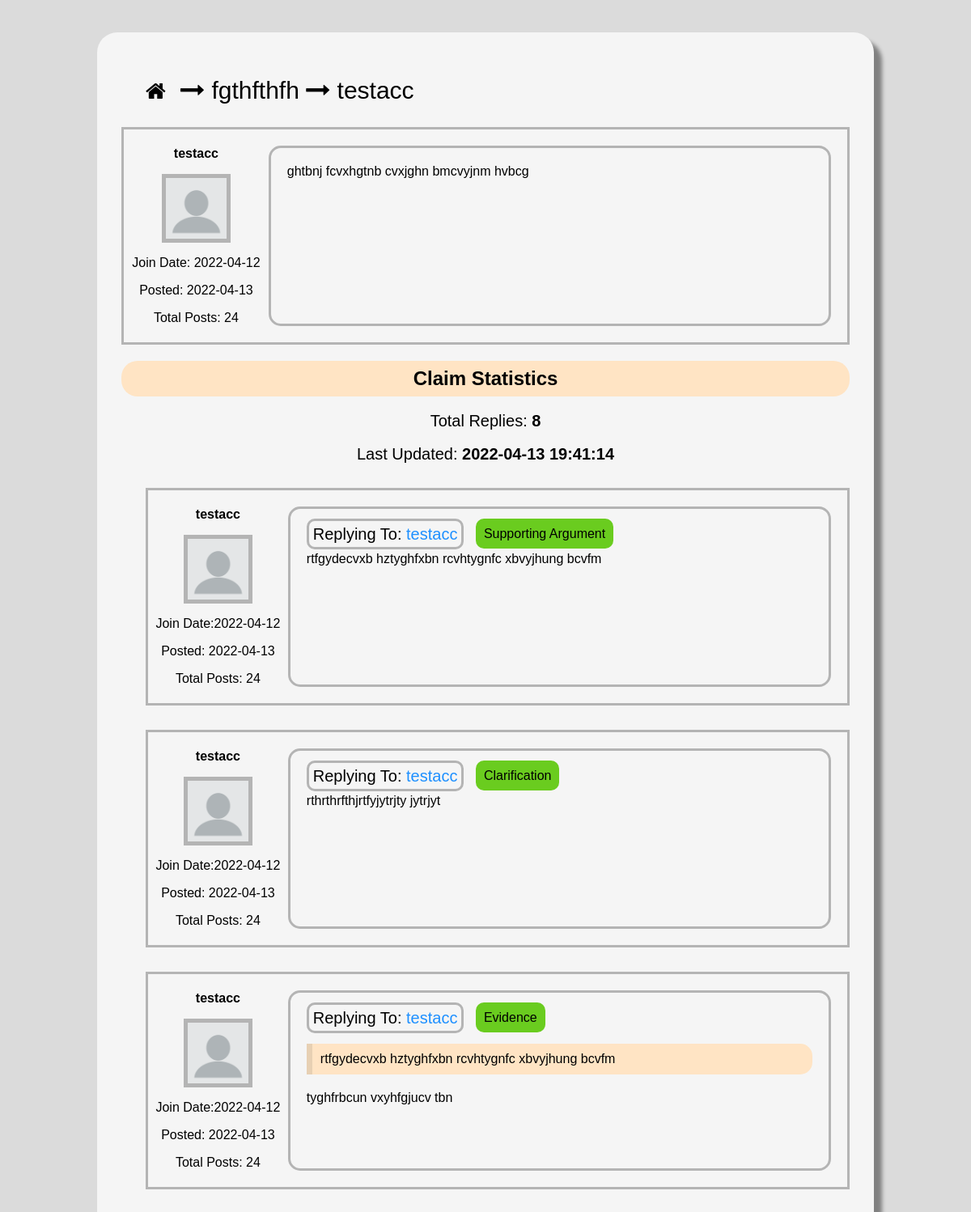
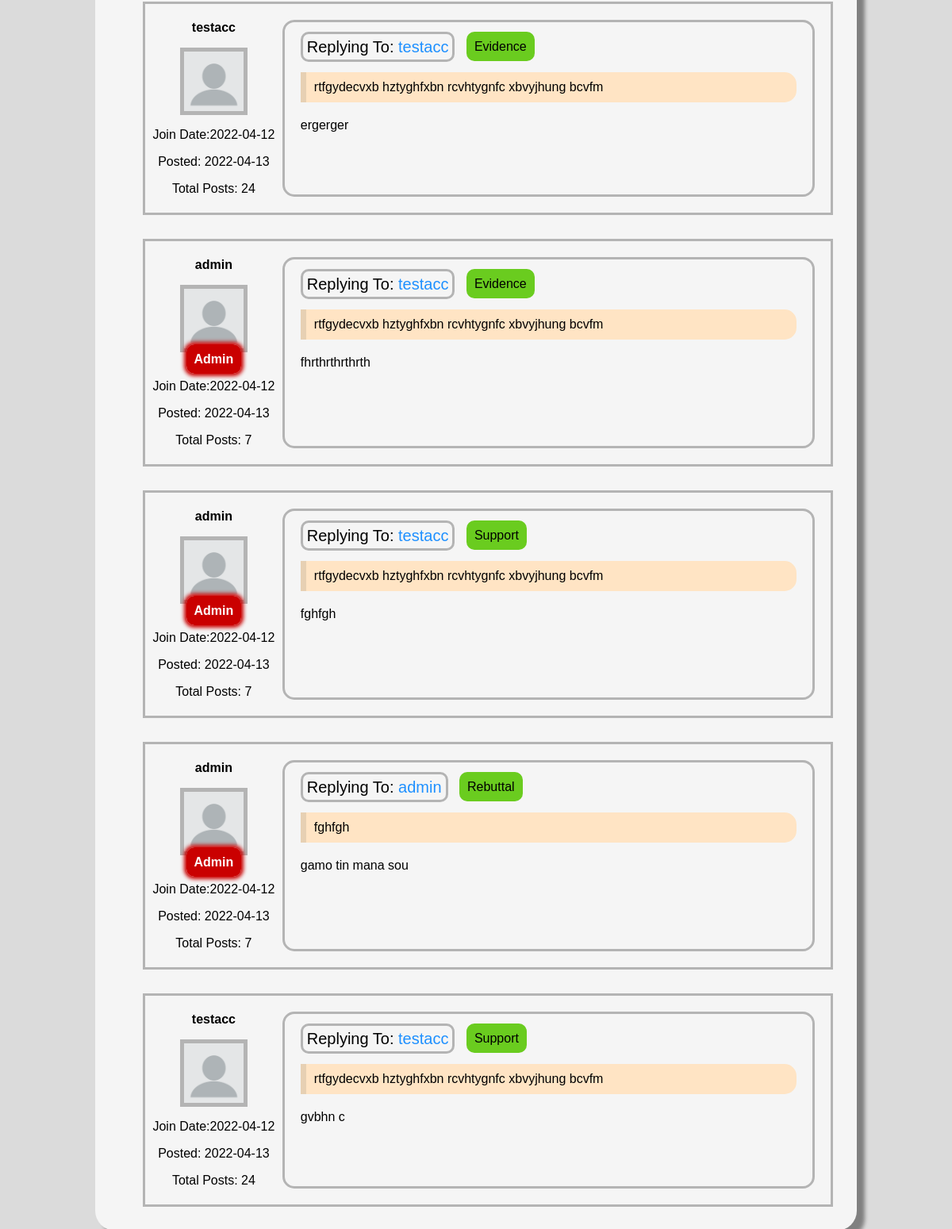
Screenshot of /6/11 with the database file from the repository (2 pictures, top to bottom).
### tables this page shows
CREATE TABLE topic (
    topicID INTEGER NOT NULL PRIMARY KEY AUTOINCREMENT,
    topicName TEXT NOT NULL,
    postingUser INTEGER REFERENCES user(userID) ON DELETE SET NULL ON UPDATE CASCADE,
    creationTime INTEGER NOT NULL,
    updateTime INTEGER NOT NULL
);

CREATE TABLE user (
    userID INTEGER NOT NULL PRIMARY KEY AUTOINCREMENT,
    userName TEXT NOT NULL,
    passwordHash BLOB NOT NULL,
    isAdmin BOOLEAN NOT NULL,
    creationTime INTEGER NOT NULL,
    lastVisit INTEGER NOT NULL
);

CREATE TABLE claim (
    claimID INTEGER NOT NULL PRIMARY KEY AUTOINCREMENT,
    topic INTEGER NOT NULL REFERENCES topic(topicID) ON DELETE CASCADE ON UPDATE CASCADE,
    postingUser INTEGER REFERENCES user(userID) ON DELETE SET NULL ON UPDATE CASCADE,
    creationTime INTEGER NOT NULL,
    updateTime INTEGER NOT NULL,
    text TEXT NOT NULL
);

CREATE TABLE replyToClaimType (
    claimReplyTypeID INTEGER NOT NULL PRIMARY KEY AUTOINCREMENT,
    claimReplyType TEXT NOT NULL
);

CREATE TABLE replyText (
    replyTextID INTEGER NOT NULL PRIMARY KEY AUTOINCREMENT,
    postingUser INTEGER REFERENCES user(userID) ON DELETE SET NULL ON UPDATE CASCADE,
    creationTime INTEGER NOT NULL,
    text TEXT NOT NULL
);

CREATE TABLE replyToReplyType (
    replyReplyTypeID INTEGER NOT NULL PRIMARY KEY AUTOINCREMENT,
    replyReplyType TEXT NOT NULL
);

### server.py (the view)
@app.route('/<topicId>/<claimId>', methods=["GET"])
def displayClaim(topicId, claimId):
    if not isTopicIdValid(topicId):
        return NotFoundMessage("Topic")
    if not isClaimIdValid(claimId):
        return NotFoundMessage("Claim")
    if not isTopicRelatedToClaim(topicId, claimId):
        return NotFoundMessage("Claim is not related to that topic")
    if isUserLoggedIn():
        loggedIn = True
    else:
        loggedIn = False
    db = sqlite3.connect(PATH)
    cursor = db.cursor()
    claim = cursor.execute(
        "select postingUser, text, creationTime from claim where claimID=?", (claimId,))
    for row in claim:
        userId = row[0]
        claimText = row[1]
        creationTime = row[2]
    class Topic:
        TopicId = topicId
        TopicName = getTopicName(TopicId)
    class Claim:
        Username = getUsername(userId)
        ClaimId = claimId
        ClaimText = claimText
        JoinDate = getUserJoinDate(userId)
        ClaimPostDate = convertJulianTime(creationTime, "DATE")
        TotalPosts = getUserTotalPosts(userId)
        IsAdmin = isAdmin(userId)
        LastUpdateTime = getClaimLastUpdateTime(ClaimId)
    db.close()
    return render_template("Claim.html", topic=Topic, claim=Claim, replies=getAllReplies(claimId), loggedIn=loggedIn)

### server.py (called while the page is built)
def isUserLoggedIn():
    if session.get("userID"):
        return True
    return False

def getUsername(id):
    db = sqlite3.connect(PATH)
    cursor = db.cursor()
    user = cursor.execute(
        "select userName from user where userID=?", (id,))
    for row in user:
        username = row[0]
    db.close()
    return username

def isAdmin(id):
    db = sqlite3.connect(PATH)
    cursor = db.cursor()
    user = cursor.execute(
        "select isAdmin from user where userID=?", (id,))
    for row in user:
        if row[0] == True:
            return True
        return False

def getUserJoinDate(id):
    db = sqlite3.connect(PATH)
    cursor = db.cursor()
    date = cursor.execute(
        "select creationTime from user where userID=?", (id,))
    for row in date:
        return convertJulianTime(row[0], "DATE")
    return "User doesn't exist"

def getUserTotalPosts(id):
    db = sqlite3.connect(PATH)
    cursor = db.cursor()
    amount = cursor.execute(
        "select count(*) from replyText where postingUser=?", (id,))
    for row in amount:
        return row[0]
    return -1

def getParentDetails(replyId):
    db = sqlite3.connect(PATH)
    cursor = db.cursor()
    parent = cursor.execute(
        "select parent from replyToReply where reply=?", (replyId,))
    for row in parent:
        parentId = row[0]
    parentDetails = cursor.execute(
        "select * from replyText where replyTextID=?", (parentId,))
    for row in parentDetails:
        class Parent:
            Id = row[0]
            UserId = row[1]
            CreatedAt = row[2]
            Text = row[3]
        return Parent
    return "PARENT NOT FOUND"

def isTopicIdValid(id):
    db = sqlite3.connect(PATH)
    cursor = db.cursor()
    topic = cursor.execute("select * from topic where topicID=?", (id,))
    for row in topic:
        db.close()
        return True
    db.close()
    return False

def getTopicName(id):
    db = sqlite3.connect(PATH)
    cursor = db.cursor()
    topic = cursor.execute(
        "select topicName from topic where topicID=?", (id,))
    for row in topic:
        db.close()
        return row[0]
    db.close()
    return "NULL"

def getClaimLastUpdateTime(claimId):
    db = sqlite3.connect(PATH)
    cursor = db.cursor()
    date = cursor.execute(
        "select updateTime from claim where claimID=?", (claimId,))
    for row in date:
        return convertJulianTime(row[0], "FULL")

### templates/Claim.html (shortened to what this page needs)
<!DOCTYPE html>
<html>
<head>
    <link rel="stylesheet" type="text/css" href="{{ url_for('static', filename='CSS/global.css') }}">
    <link rel="stylesheet" type="text/css"
        href="https://stackpath.bootstrapcdn.com/font-awesome/4.7.0/css/font-awesome.min.css">
</head>
<body>
    <div class="forumsContainer">
        <div id="forumHierarchy" class="flex-container-space-between">
            <div>
                <button id="homeBtn" onclick="location.href='/'" class="forumHierarchyButton">
                    <i class="fa fa-home fa-2x" aria-hidden="true"></i>
                </button>
                <i class="fa fa-long-arrow-right" aria-hidden="true"></i>
                <span style="cursor: pointer;" onclick="location.href='/{{ topic.TopicId }}'">{{ topic.TopicName
                    }}</span>
                <i class="fa fa-long-arrow-right" aria-hidden="true"></i>
                <span>{{ claim.Username }}</span>
            </div>
            <div style="background-color: var(primary); border-radius: 15px; padding: 10px;">
            </div>
        </div>
        <div id="{{ claim.ClaimId }}" class="grid-container">
            <div class="userInfo">
                <p><b>{{ claim.Username }}</b></p>
                <img class="userProfile" src="{{ url_for('static', filename='Resources/Images/default_user.png') }}">
                <p>Join Date: {{ claim.JoinDate }}</p>
                <p>Posted: {{ claim.ClaimPostDate }}</p>
                <p>Total Posts: {{ claim.TotalPosts }}</p>
            </div>
            <div style="border-radius: 15px; width: auto;" class="claimTextContainer">
                <p class="claimText">{{ claim.ClaimText }}</p>
            </div>
        </div>
        <div style="text-align: center;">
            <h2 class="statisticsTitle">Claim Statistics</h2>
            <div style="text-align: center;">
                <span class="statisticsText">Total Replies: <b>{{ replies|length }}</b></span>
                <br>
                <br>
                <span class="statisticsText">Last Updated: <b>{{ claim.LastUpdateTime }}</b></span>
            </div>
        </div>
        {% for reply in replies %}
        <div id="reply_{{ reply.Id }}" style="margin-left: 30px; margin-top: 30px;" class="grid-container">
            <div class="userInfo">
                <p><b>{{ reply.Username }}</b></p>
                <img class="userProfile" src="{{ url_for('static', filename='Resources/Images/default_user.png') }}">
                {% if reply.IsAdmin == True %}
                <br>
                <span class="adminLabel"><b>Admin</b></span>
                <br>
                {% endif %}
                <p>Join Date:{{ reply.JoinDate }}</p>
                <p>Posted: {{ reply.ReplyPostDate }}</p>
                <p>Total Posts: {{ reply.TotalPosts }}</p>
            </div>
            <div style="border-radius: 15px; width: auto;" class="claimTextContainer">
                <div style="margin-bottom: 10px;" class="flex-container-space-between">
                    <div>
                        {% if reply.isReplyToReply == True %}
                        <span class="replyingTo">Replying To: <a onclick="moveTo('reply_{{ reply.ReplyingToId }}')">{{
                                reply.ReplyingToUsername }}</a></span>
                        {% else %}
                        <span class="replyingTo">Replying To: <a onclick="moveTo('{{ claim.ClaimId }}')">{{
                                claim.Username }}</a></span>
                        {% endif %}
                        <span style="margin-left: 10px;" class="replyTypeLabel">{{ reply.ReplyType }}</span>
                    </div>
                </div>
                {% if reply.isReplyToReply == True %}
                <div class="quoteReply">{{ reply.ReplyingToText }}</div>
                {% endif %}
                <p class="claimText">{{ reply.Text }}</p>
            </div>
        </div>
        {% endfor %}
    </div>
</body>
</html>

### static/CSS/global.css (style rules this page uses)
:root { --primary: #8B21DE; --secondary: #6acc1f; --third: #8290a2; --background: rgb(219, 219, 219); --background2: whitesmoke; --text: black; --text2: white; --icon: black; --icon2: white; --form: whitesmoke; --highlight: rgb(223, 223, 223); --border: rgb(180, 180, 180); --link: dodgerblue; --containerShadow: gray; --admin:rgb(202, 0, 0); }
#forumHierarchy { color: var(--text); vertical-align: middle; margin: 20px; font-size: 30px; }
body { font-family: Helvetica, sans-serif; background-color: var(--background); margin: 0; padding: 0; }
h1, h2, h3, h4, h5, h6, p, span, small { color: var(--text); }
a { color: var(--link); cursor: pointer; }
.forumsContainer { background-color: var(--background2); border-radius: 25px; box-shadow: 10px 10px 5px var(--containerShadow); padding: 30px; margin-top: 40px; margin-left: 10%; margin-right: 10%; margin-bottom: 20px; }
.forumHierarchyButton { color: var(--icon); background-color: transparent; border: none; cursor: pointer; padding: 10px; }
.flex-container-space-between { display: flex; justify-content: space-between; align-items: center; }

### templates/Claim.html (style rules this page uses)
.replyTypeLabel { background-color: var(--secondary); color: var(--text); padding: 10px; border-radius: 10px; overflow-wrap: break-word; }
.quoteReply { color: var(--text); background-color: bisque; border-left: 7px solid rgb(231, 208, 179); border-bottom-right-radius: 15px; border-top-right-radius: 15px; padding: 10px; margin-top: 20px; margin-bottom: 20px; white-space: pre-wrap; overflow-wrap: break-word; }
.adminLabel { color: var(--text2); background-color: var(--admin); box-shadow: 0 0 5px 3px var(--admin); border-radius: 10px; padding: 10px; margin-left: 20px; margin-right: 20px; }
.userProfile { vertical-align: top; border: 5px solid var(--border); max-width: 75px; max-height: 75px; width: auto; height: auto; }
.userInfo { color: var(--text); text-align: center; margin: 5px; }
.claimTextContainer { border: 3px solid var(--border); vertical-align: top; margin-top: 20px; margin-right: 20px; margin-bottom: 20px; padding: 20px; width: 30%; }
.claimText { color: var(--text); vertical-align: middle; margin: auto; white-space: pre-wrap; overflow-wrap: break-word; font-size: 16px; }
.replyingTo { color: var(--text); border: 3px solid var(--border); border-radius: 10px; vertical-align: middle; text-align: center; padding: 5px; font-size: 20px; }
.statisticsTitle { background-color: bisque; width: auto; padding: 8px; border-radius: 20px; }
.statisticsText { color: black; font-size: 20px; }
.grid-container { border: 3px solid var(--border); display: grid; grid-template-columns: 20% 80%; }

### rows the page displays
topic: TopicName "fgthfthfh"
user: Username "testacc", Username "testacc" "testacc" "testacc" "testacc" "testacc", Username "testacc" "testacc", ReplyingToUsername "testacc" "testacc" "testacc" "testacc" "testacc"
claim: ClaimText "ghtbnj fcvxhgtnb cvxjghn bmcvyjnm hvbcg"
replyToClaimType: ReplyType "Supporting Argument"
replyText: Text "rtfgydecvxb hztyghfxbn rcvhtygnfc xbvyjhung bcvfm", ReplyingToText "rtfgydecvxb hztyghfxbn rcvhtygnfc xbvyjhung bcvfm" "rtfgydecvxb hztyghfxbn rcvhtygnfc xbvyjhung bcvfm" "rtfgydecvxb hztyghfxbn rcvhtygnfc xbvyjhung bcvfm" "rtfgydecvxb hztyghfxbn rcvhtygnfc xbvyjhung bcvfm" "rtfgydecvxb hztyghfxbn rcvhtygnfc xbvyjhung bcvfm"
replyToClaimType: ReplyType "Clarification"
replyText: Text "rthrthrfthjrtfyjytrjty jytrjyt"
replyToReplyType: ReplyType "Evidence" "Evidence" "Evidence"
replyText: Text "tyghfrbcun vxyhfgjucv tbn"
replyText: Text "ergerger"
user: Username "admin" "admin" "admin", ReplyingToUsername "admin"
replyText: Text "fhrthrthrthrth"
replyToReplyType: ReplyType "Support" "Support"
replyText: Text "fghfgh", ReplyingToText "fghfgh"
replyToReplyType: ReplyType "Rebuttal"
replyText: Text "gamo tin mana sou"
replyText: Text "gvbhn c"

### other values shown
{{ claim.JoinDate }} "2022-04-12"
{{ claim.ClaimPostDate }} "2022-04-13"
{{ claim.TotalPosts }} "24"
{{ replies|length }} "8"
{{ claim.LastUpdateTime }} "2022-04-13 19:41:14"
{{ reply.JoinDate }} "2022-04-12" "2022-04-12" "2022-04-12" "2022-04-12" "2022-04-12" "2022-04-12" "2022-04-12" "2022-04-12"
{{ reply.ReplyPostDate }} "2022-04-13" "2022-04-13" "2022-04-13" "2022-04-13" "2022-04-13" "2022-04-13" "2022-04-13" "2022-04-13"
{{ reply.TotalPosts }} "24" "24" "24" "24" "7" "7" "7" "24"
